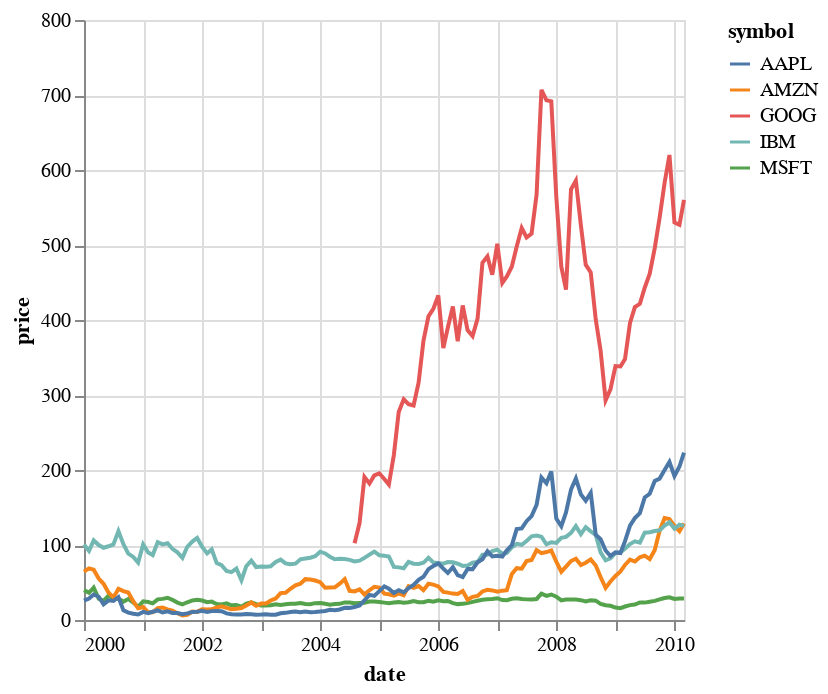

The notebook cell this image was saved under:
### Code cell
import altair as alt
from vega_datasets import data

source = data.stocks()

alt.Chart(source).mark_line().encode(
    x='date:T',
    y='price:Q',
    color='symbol:N',
    tooltip = 'price:Q'
)

### Figure 1 — Vega-Lite specification as saved in the notebook (floating-point values rounded to 4 significant figures; data arrays with more than 128 entries replaced by an {"elided": "..."} marker saying what was removed)
{"config": {"view": {"continuousWidth": 300, "continuousHeight": 300}}, "data": {"name": "data-96e857a61c6b623bafe23440d582a500"}, "mark": {"type": "line"}, "encoding": {"color": {"field": "symbol", "type": "nominal"}, "tooltip": {"field": "price", "type": "quantitative"}, "x": {"field": "date", "type": "temporal"}, "y": {"field": "price", "type": "quantitative"}}, "$schema": "https://vega.github.io/schema/vega-lite/v5.8.0.json", "datasets": {"data-96e857a61c6b623bafe23440d582a500": {"elided": "560 records"}}}
